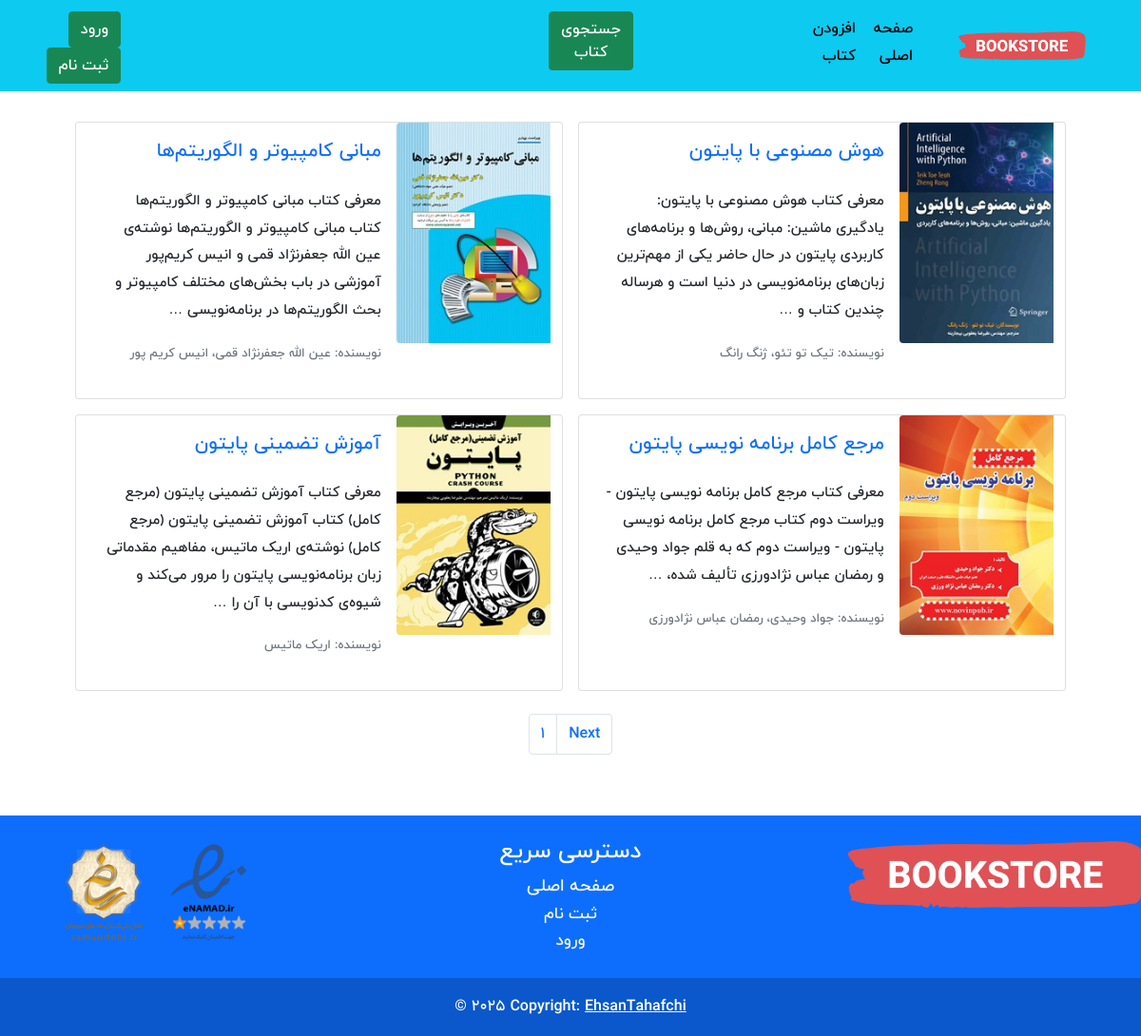
The page / on the database its author committed.
### books/models.py (models this page shows, shortened)
class Book(models.Model):
    user = models.ForeignKey(get_user_model(), on_delete=models.CASCADE)
    title = models.CharField(max_length=200)
    author = models.CharField(max_length=200)
    description = models.TextField()
    price = models.DecimalField(max_digits=6, decimal_places=3)
    cover = models.ImageField(upload_to='covers/', blank=True)
    favourite = models.ManyToManyField(get_user_model(), related_name='favourite', blank=True)
    def get_absolute_url(self):
        return reverse('book_detail', args=[self.id])

### books/views.py (the view)
# urls.py: path('', BookListView.as_view(), name='book_list'),
class BookListView(generic.ListView):
    model = Book
    paginate_by = 4
    template_name = 'books/book_list.html'
    context_object_name = 'books'

### books/templates/books/book_list.html (shortened to what this page needs)
{% extends '_base.html' %}
{% block content %}
    <div class="container mt-4">
        <div class="row flex-row-reverse justify-content-md-center">
            {% for book in books %}
                <div class="card m-2" style="max-width: 45%">
                    <div class="row g-0 h-100" dir="rtl">
                        <div class="col-md-4">
                            {% if book.cover %}
                                <a href="{% url 'book_detail' book.id %}"><img src="{{ book.cover.url }}" class="img-fluid rounded-start" alt="..."></a>
                            {% endif %}
                        </div>
                        <div class="col-md-8 h-100">
                            <div class="d-flex flex-column justify-content-between h-100">
                                <div class="card-body">
                                    <a class="text-decoration-none" href="{{ book.get_absolute_url }}"><h5
                                            class="card-title"><strong>{{ book.title }}</strong></h5></a>
                                    <p class="card-text pt-3" style="font-size: 15px">{{ book.description | truncatewords:30 }}</p>
                                    <p class="text-muted" style="font-size: 13px"> نویسنده: {{ book.author }}</p>
                                </div>
                            </div>
                        </div>
                    </div>
                </div>
            {% endfor %}
        </div>
    </div>
    <nav aria-label="Page navigation example">
        <ul class="pagination justify-content-center mt-3">
            <li class="page-item"><a class="page-link" href="#">{{ page_obj.number }}</a></li>
            {% if page_obj.has_next %}
                <li class="page-item"><a class="page-link" href="?page={{ page_obj.next_page_number }}">Next</a></li>
            {% endif %}
        </ul>
    </nav>
{% endblock content %}

### static/css/style.css (style rules this page uses)
* { font-family: 'BYekan', sans-serif; line-height: 1.8rem; }

### rows shown on the page
Book: cover (picture), title "هوش مصنوعی با پایتون", description "معرفی کتاب هوش مصنوعی با پایتون: یادگیری ماشین: مبانی، روش‌ها و برنامه‌های کاربردی پایتون در حال حاضر یکی از مهم‌ترین زبان‌های برنامه‌نویسی در دنیا است و هرساله چندین کتاب و …", author "تیک تو تئو، ژنگ رانگ"
Book: cover (picture), title "مبانی کامپیوتر و الگوریتم‌ها", description "معرفی کتاب مبانی کامپیوتر و الگوریتم‌ها کتاب مبانی کامپیوتر و الگوریتم‌ها نوشته‌ی عین الله جعفرنژاد قمی و انیس کریم‌پور آموزشی در باب بخش‌های مختلف کامپیوتر و بحث الگوریتم‌ها در برنامه‌نویسی …", author "عین الله جعفرنژاد قمی، انیس کریم پور"
Book: cover (picture), title "مرجع کامل برنامه نویسی پایتون", description "معرفی کتاب مرجع کامل برنامه نویسی پایتون - ویراست دوم کتاب مرجع کامل برنامه نویسی پایتون - ویراست دوم که به قلم جواد وحیدی و رمضان عباس‌ نژادورزی تألیف شده، …", author "جواد وحیدی، رمضان عباس نژادورزی"
Book: cover (picture), title "آموزش تضمینی پایتون", description "معرفی کتاب آموزش تضمینی پایتون (مرجع کامل) کتاب آموزش تضمینی پایتون (مرجع کامل) نوشته‌ی اریک ماتیس، مفاهیم مقدماتی زبان برنامه‌نویسی پایتون را مرور می‌کند و شیوه‌ی کدنویسی با آن را …", author "اریک ماتیس"

### other values the page prints
{{ page_obj.number }} "1"
